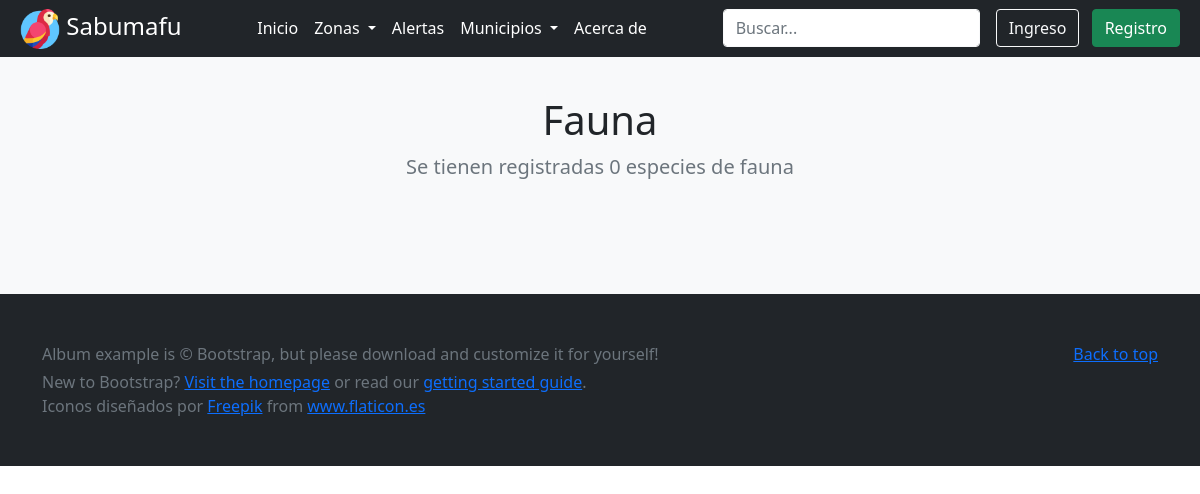
The page /fauna/ on the database as committed earlier.
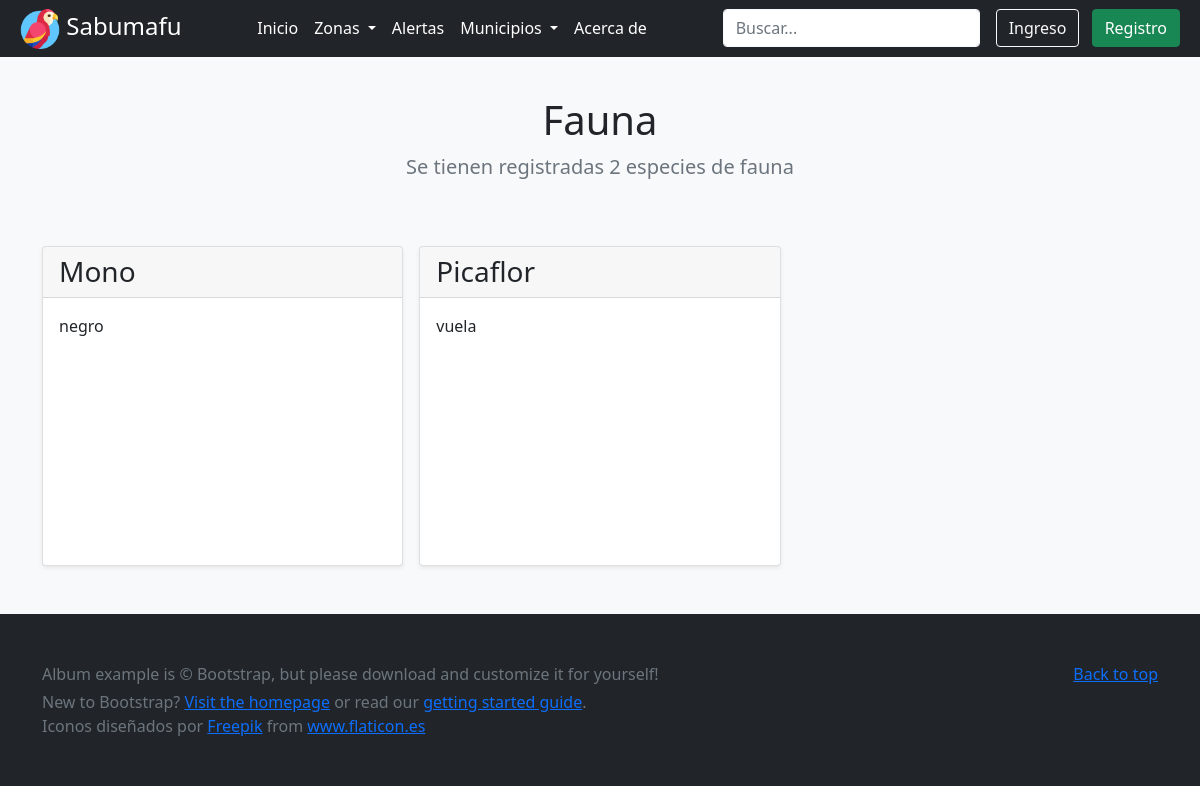
The same page on the database as committed later.
### zonas/models.py (models this page shows, shortened)
class Fauna(models.Model):
    nombre = models.CharField(max_length=45)
    especie = models.CharField(max_length=45)
    image = models.ImageField(upload_to=image_upload_handler, blank=True, null=True)
    descripcion = models.CharField(max_length=200)

### zonas/views.py (the view)
# urls.py: path('fauna/',todafauna,name="fauna_lista"),
def todafauna(request):
    lista = Fauna.objects.all()
    count = lista.count()
    data = {'title': 'Fauna', 'count': count, 'fauna': lista}
    return render(request, 'fauna/index.html', data)

### templates/fauna/index.html (shortened to what this page needs)
{% extends 'home.html' %}
{% load static %}
{% block contenido %}
<main class="bg-light">
    <section class="pt-5 text-center container">
        <div class="row">
            <div class="pt-5 col-lg-6 col-md-8 mx-auto">
                <h1 class="fw-light"><strong>Fauna</strong> </h1>
                <p class="lead text-muted">Se tienen registradas {{count}} especies de fauna</p>
            </div>
        </div>
    </section>
    <div class="album py-5 bg-light">
        <div class="container">
            <div class="row row-cols-1 row-cols-sm-2 row-cols-md-3 g-3">
                {% for row in fauna %}
                <div class="col">
                    <div class="card shadow-sm" style="height:40vh">
                        <div class="card-header">
                            <h3 class="card-text">{{row.nombre}}</h3>
                        </div>
                        <div class="card-body">
                            <p class="card-text acortar" id="descripcion">{{row.descripcion}}</p>
                        </div>
                    </div>
                </div>
                {% endfor %}
            </div>
        </div>
    </div>
</main>
{% endblock %}

### templates/home.html (shortened to what this page needs)
{% load static %}
<!DOCTYPE html>
<html>
<head>
  <link rel="stylesheet" href='{% static "css/bootstrap.min.css" %}'>
  <link href='{% static "css/headers.css" %}' rel="stylesheet">
</head>
<body class="pb-0 align-self-stretch">
  <header class="p-2 fixed-top bg-dark text-white">
    <div class="container-fluid">
      <div class="d-flex flex-wrap align-items-center justify-content-center justify-content-lg-start">
        <div class="">
          <a href="/index/" class="d-block text-white text-decoration-none fs-4 ">
            <img src='{% static "images/logo.ico" %}' alt="ico" width="40" height="40">
            Sabumafu
          </a>
        </div>
        <ul class="nav col-12 col-lg-auto me-lg-auto justify-content-center mx-auto">
          <li><a href="{% url 'index' %}" class="nav-link px-2 text-white">Inicio</a></li>
          <li>
            <div class="dropdown text-end">
              <a href="#" class="nav-link px-2 d-block link-dark text-decoration-none dropdown-toggle text-white"
                id="dropdown1" data-bs-toggle="dropdown" aria-expanded="false">
                Zonas
              </a>
            </div>
          </li>
          <li><a href="{% url 'alert' %}" class="nav-link px-2 text-white">Alertas</a></li>
          <li>
            <div class="dropdown text-end">
              <a href="#" class="nav-link px-2 d-block link-dark text-decoration-none dropdown-toggle text-white"
                id="dropdown2" data-bs-toggle="dropdown" aria-expanded="false">
                Municipios
              </a>
            </div>
          </li>
          <li><a href="#" class="nav-link px-2 text-white">Acerca de</a></li>
        </ul>
        <form class="col-4 col-lg-auto  me-lg-3">
          <input type="search" class="form-control btn-outline-light" placeholder="Buscar..." aria-label="Search">
        </form>
        <div class="text-end">
          {% if user.id == None %}
          <a href="/account/login/" role="button" class="btn btn-outline-light me-2">Ingreso</a>
          <a href="/ingreso/registro/" role="button" class="btn btn-success">Registro</a>
          {% endif%}
        </div>
      </div>
    </div>
  </header>
  {% block contenido %}
  {% endblock%}
  <footer class="text-muted py-5 bg-dark">
    <div class="container">
      <p class="float-end mb-1">
        <a href="#">Back to top</a>
      </p>
      <p class="mb-1">Album example is &copy; Bootstrap, but please download and customize it for yourself!</p>
      <p class="mb-0">New to Bootstrap? <a href="/">Visit the homepage</a> or read our <a
          href="/docs/5.0/getting-started/introduction/">getting started guide</a>.</p>
      <div>Iconos diseñados por <a href="https://www.freepik.com" title="Freepik">Freepik</a> from <a
          href="https://www.flaticon.es/" title="Flaticon">www.flaticon.es</a></div>
    </div>
  </footer>
</body>
</html>

### static/css/headers.css (style rules this page uses)
.dropdown-toggle { outline: 0; }

Rows that differ between the two databases and show on the page:
added Fauna: nombre "Mono", descripcion "negro"
added Fauna: nombre "Picaflor", descripcion "vuela"
Other text that changed with them:
{{ count }}: "0" → "2"
